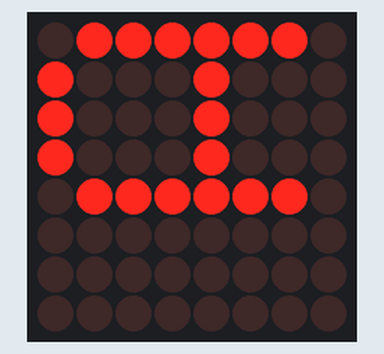
A sketch run on a simulated Arduino Uno, built with avr-gcc and run on an emulated ATmega328P. Parts: 8×8 LED matrix.

Above: at 0.1 s.
At 1.1 s:
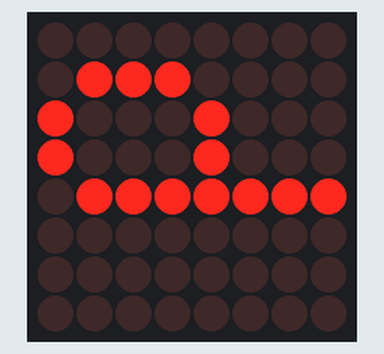
At 2.1 s:
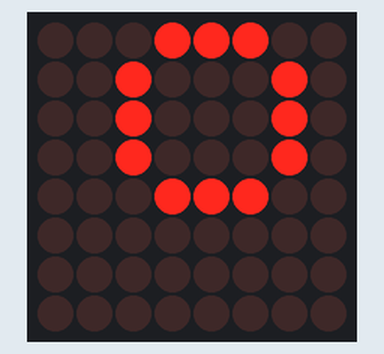
At 3.1 s:
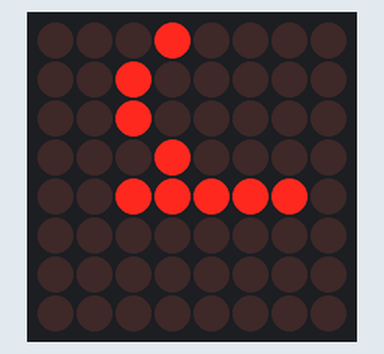
At 4.1 s:
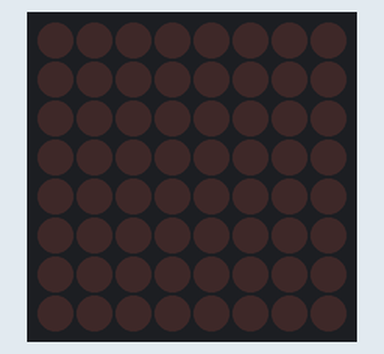

The sketch:

LCDemoMatrix.ino
```cpp
//We always have to include the library
#include "LedControl.h"

/*
 Now we need a LedControl to work with.
 ***** These pin numbers will probably not work with your hardware *****
 pin 12 is connected to the DataIn
 pin 11 is connected to the CLK
 pin 10 is connected to LOAD
 We have only a single MAX72XX.
 */
LedControl lc=LedControl(12,11,10,1);

/* we always wait a bit between updates of the display */
unsigned long delaytime=1000;

void setup() {
  /*
   The MAX72XX is in power-saving mode on startup,
   we have to do a wakeup call
   */
  lc.shutdown(0,false);
  /* Set the brightness to a medium values */
  lc.setIntensity(0,8);
  /* and clear the display */
  lc.clearDisplay(0);
}

/*
 This method will display the characters for the
 word "Arduino" one after the other on the matrix.
 (you need at least 5x7 leds to see the whole chars)
 */
void writeArduinoOnMatrix() {
  /* here is the data for the characters */
  byte a[5]={
    B01111110,
    B10001000,
    B10001000,
    B10001000,
    B01111110};
  byte r[5]={
    B00111110,
    B00010000,
    B00100000,
    B00100000,
    B00010000};
  byte d[5]={
    B00011100,
    B00100010,
    B00100010,
    B00010010,
    B11111110};
  byte u[5]={
    B00111100,
    B00000010,
    B00000010,
    B00000100,
    B00111110};
  byte i[5]={
    B00000000,
    B00100010,
    B10111110,
    B00000010,
    B00000000};
  byte n[5]={
    B00111110,
    B00010000,
    B00100000,
    B00100000,
    B00011110};
  byte o[5]={
    B00011100,
    B00100010,
    B00100010,
    B00100010,
    B00011100};
  byte p[5]={
    B01111111,
    B10001000,
    B10001000,
    B01110000,
    B00000000
  };

  /* now display them one by one with a small delay */
  lc.setRow(0,4,a[0]);
  lc.setRow(0,3,a[1]);
  lc.setRow(0,2,a[2]);
  lc.setRow(0,1,a[3]);
  lc.setRow(0,0,a[4]);
  delay(delaytime);
  lc.setRow(0,4,p[0]);
  lc.setRow(0,3,p[1]);
  lc.setRow(0,2,p[2]);
  lc.setRow(0,1,p[3]);
  lc.setRow(0,0,p[4]);
  delay(delaytime);
  lc.setRow(0,4,o[0]);
  lc.setRow(0,3,o[1]);
  lc.setRow(0,2,o[2]);
  lc.setRow(0,1,o[3]);
  lc.setRow(0,0,o[4]);
  delay(delaytime);
  lc.setRow(0,4,r[0]);
  lc.setRow(0,3,r[1]);
  lc.setRow(0,2,r[2]);
  lc.setRow(0,1,r[3]);
  lc.setRow(0,0,r[4]);
  delay(delaytime);
  // lc.setRow(0,4,d[0]);
  // lc.setRow(0,3,d[1]);
  // lc.setRow(0,2,d[2]);
  // lc.setRow(0,1,d[3]);
  // lc.setRow(0,0,d[4]);
  // delay(delaytime);
  // lc.setRow(0,4,u[0]);
  // lc.setRow(0,3,u[1]);
  // lc.setRow(0,2,u[2]);
  // lc.setRow(0,1,u[3]);
  // lc.setRow(0,0,u[4]);
  // delay(delaytime);
  // lc.setRow(0,4,i[0]);
  // lc.setRow(0,3,i[1]);
  // lc.setRow(0,2,i[2]);
  // lc.setRow(0,1,i[3]);
  // lc.setRow(0,0,i[4]);
  // delay(delaytime);
  // lc.setRow(0,4,n[0]);
  // lc.setRow(0,3,n[1]);
  // lc.setRow(0,2,n[2]);
  // lc.setRow(0,1,n[3]);
  // lc.setRow(0,0,n[4]);
  // delay(delaytime);
  // lc.setRow(0,4,o[0]);
  // lc.setRow(0,3,o[1]);
  // lc.setRow(0,2,o[2]);
  // lc.setRow(0,1,o[3]);
  // lc.setRow(0,0,o[4]);
  // delay(delaytime);
  lc.setRow(0,0,0);
  lc.setRow(0,1,0);
  lc.setRow(0,2,0);
  lc.setRow(0,3,0);
  lc.setRow(0,4,0);
  delay(delaytime);
}

/*
  This function lights up a some Leds in a row.
 The pattern will be repeated on every row.
 The pattern will blink along with the row-number.
 row number 4 (index==3) will blink 4 times etc.
 */
void rows() {
  for(int row=0;row<8;row++) {
    delay(delaytime);
    lc.setRow(0,row,B10100000);
    delay(delaytime);
    lc.setRow(0,row,(byte)0);
    for(int i=0;i<row;i++) {
      delay(delaytime);
      lc.setRow(0,row,B10100000);
      delay(delaytime);
      lc.setRow(0,row,(byte)0);
    }
  }
}

/*
  This function lights up a some Leds in a column.
 The pattern will be repeated on every column.
 The pattern will blink along with the column-number.
 column number 4 (index==3) will blink 4 times etc.
 */
void columns() {
  for(int col=0;col<8;col++) {
    delay(delaytime);
    lc.setColumn(0,col,B10100000);
    delay(delaytime);
    lc.setColumn(0,col,(byte)0);
    for(int i=0;i<col;i++) {
      delay(delaytime);
      lc.setColumn(0,col,B10100000);
      delay(delaytime);
      lc.setColumn(0,col,(byte)0);
    }
  }
}

/*
 This function will light up every Led on the matrix.
 The led will blink along with the row-number.
 row number 4 (index==3) will blink 4 times etc.
 */
void single() {
  for(int row=0;row<8;row++) {
    for(int col=0;col<8;col++) {
      delay(delaytime);
      lc.setLed(0,row,col,true);
      delay(delaytime);
      for(int i=0;i<col;i++) {
        lc.setLed(0,row,col,false);
        delay(delaytime);
        lc.setLed(0,row,col,true);
        delay(delaytime);
      }
    }
  }
}

void loop() {
  writeArduinoOnMatrix();
  // rows();
  // columns();
  // single();
}
```

Measured:
- by itself, everything shown: repeats every 5.0 s, in 5 steps
- what the display in image 1 shows lasts 1.0 s, from 1.0 s to 2.0 s
